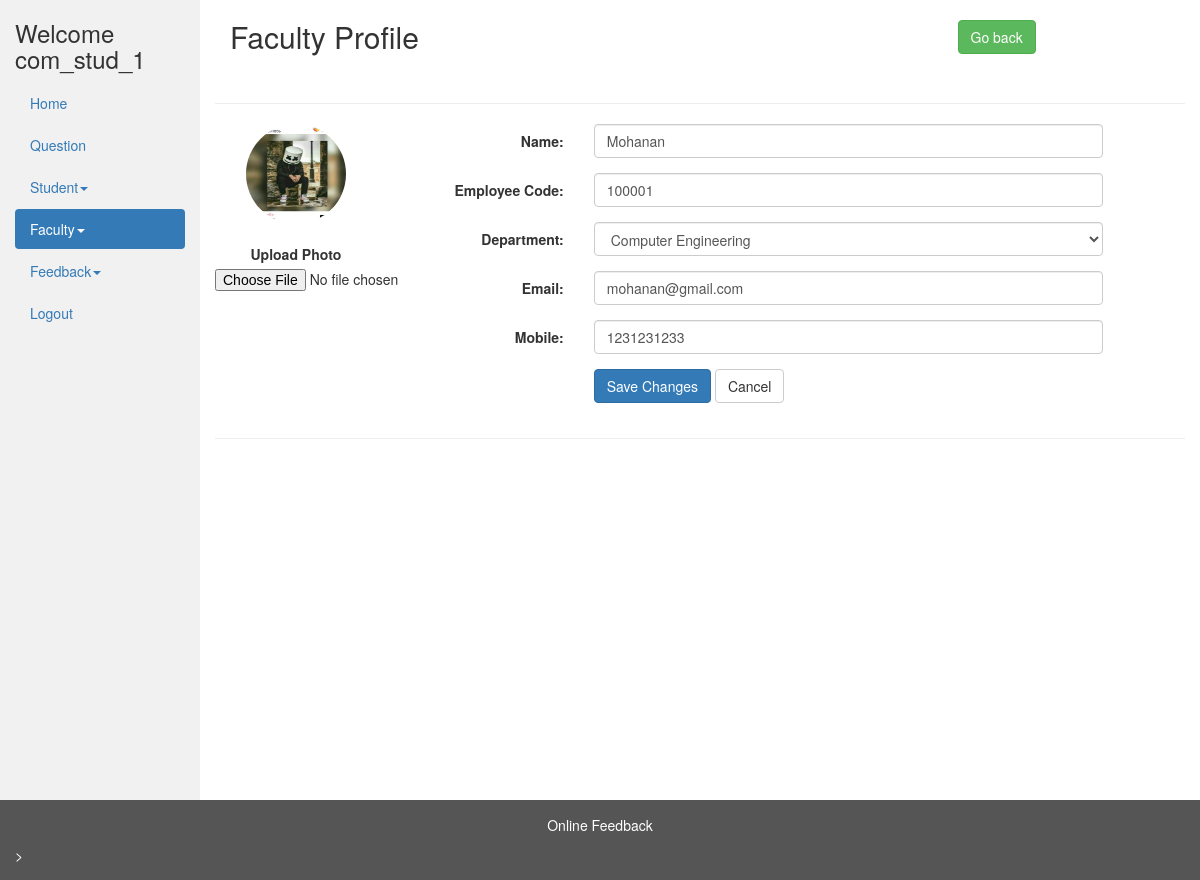
/admin/view_faculty_profile.php?faculty_id=1 (signed in), run on the app's committed database.
### tables this page shows
CREATE TABLE IF NOT EXISTS `faculty` (
  `id` int(11) NOT NULL AUTO_INCREMENT,
  `name` varchar(30) NOT NULL,
  `emp_code` int(10) NOT NULL,
  `department_id` int(11) NOT NULL,
  `email` varchar(255) NOT NULL,
  `mobile` bigint(20) NOT NULL,
  `image` varchar(500) NOT NULL DEFAULT '../img/no_image.jpg',
  PRIMARY KEY (`id`),
  UNIQUE KEY `emp_code` (`emp_code`)
);

CREATE TABLE IF NOT EXISTS `department` (
  `id` int(11) NOT NULL,
  `name` varchar(250) NOT NULL,
  PRIMARY KEY (`id`)
);

### admin/view_faculty_profile.php (the view, shortened to what this page needs)
<?php
include_once '../database/dbconfig.php';
$faculty_id = $_GET['faculty_id'];
$sql = "SELECT * FROM `faculty` WHERE `id` = " . $faculty_id;
$result_query = mysqli_query($conn, $sql);
$row = mysqli_fetch_array($result_query);
$name = $row['name'];
$department_id = $row['department_id'];
$emp_code = $row['emp_code'];
$email = $row['email'];
$mobile = $row['mobile'];
$image = $row['image'];
?>
    <!DOCTYPE html>
    <html lang="en">
    <head>
        <link rel="stylesheet" href="../css/bootstrap-3.4.1.min.css">
    </head>
    <body>
        <div class="container-fluid">
            <div class="row content">
                <div class="col-sm-2 sidenav">
                    <h3>Welcome
                        <?php echo ($_SESSION['login_user']); ?>
                    </h3>
                    <ul class="nav nav-pills nav-stacked">
                        <li><a href="admin_dashboard.php">Home</a></li>
                        <li><a href="view_questions.php">Question</a></li>
                        <li>
                            <a href="#stud_sub-menu" data-toggle="collapse" data-parent="#main-menu">Student<span class="caret"></span></a>
                        </li>
                        <li class="active">
                            <a href="#fac_sub-menu" data-toggle="collapse" data-parent="#main-menu">Faculty<span class="caret"></span></a>
                        </li>
                        <li>
                            <a href="#feedsub-menu" data-toggle="collapse" data-parent="#main-menu">Feedback<span class="caret"></span></a>
                        </li>
                        <li><a href="../logout.php">Logout</a></li>
                    </ul><br>
                </div>
                <div class="col-sm-10">
                    <div class="container-fluid">
                        <div class="row">
                            <div class="col-md-9">
                                <h2>Faculty Profile</h2>
                            </div><br />
                            <div class="col-md-3">
                                <a href="view_faculty.php" class="btn btn-success">Go back</a>
                            </div>
                        </div>
                    </div>
                    <br />
                    <hr>
                    <div class="row">
                      <div class="container-fluid">
                        <form class="form-horizontal" method="post" action="faculty_profile_update.php?faculty_id=<?php echo $faculty_id; ?>" enctype="multipart/form-data">
                            <div class="col-md-2">
                                <div class="text-center">
                                    <img src=<?php echo $image ?> class="avatar img-circle" alt="avatar" style="height: 100px; width: 100px;">
                                    <br />
                                    <br />
                                    <div class="form-group">
                                        <label>Upload Photo</label>
                                        <input type="file" name="image">
                                    </div>
                                </div>
                            </div>
                            <div class="col-md-10 personal-info">
                                    <div class="form-group">
                                        <label class="col-lg-3 control-label">Name:</label>
                                        <div class="col-lg-8">
                                            <input name="name" class="form-control" required="required" type="text" value="<?php echo $name ?>">
                                        </div>
                                    </div>
                                    <div class="form-group">
                                        <label class="col-md-3 control-label">Employee Code:</label>
                                        <div class="col-md-8">
                                            <input name="emp_code" class="form-control" required="required" minlength="6" maxlength="6" type="text" onkeypress="return isNumber(event)" value="<?php echo $emp_code ?>">
                                        </div>
                                    </div>
                                    <div class="form-group">
                                        <label class="col-lg-3 control-label">Department:</label>
                                        <div class="col-lg-8">
                                            <select name="department_id" class="form-control" required="required">
                                            <?php
                                              $sql = "select * from department";
                                              $result = mysqli_query($conn, $sql);
                                              while ($row = mysqli_fetch_array($result)) {
                                            ?>
                                                  <option <?php if($department_id == $row['id']) echo "selected"; ?> value="<?php echo $row['id'] ?>"><?php echo $row['name'] ?> </option>
                                                  <?php
                                              }
                                              ?>
                                  </select>
                              </div>
                          </div>
                          <div class="form-group">
                              <label class="col-lg-3 control-label">Email:</label>
                              <div class="col-lg-8">
                                  <input name="email" class="form-control" required="required" type="email" value="<?php echo $email ?>">
                              </div>
                          </div>
                          <div class="form-group">
                              <label class="col-lg-3 control-label">Mobile:</label>
                              <div class="col-lg-8">
                                  <input name="mobile" class="form-control" required="required" type="text" maxlength="10" onkeypress="return isNumber(event)" value="<?php echo $mobile; ?>">
                              </div>
                          </div>
                          <div class="form-group">
                              <label class="col-md-3 control-label"></label>
                              <div class="col-md-8">
                                  <input type="submit" class="btn btn-primary" value="Save Changes">
                                  <input type="reset" class="btn btn-default" value="Cancel">
                              </div>
                          </div>
                        </form>
                        </div>
                    </div>
                </div>
                <hr>
            </div>
        </div>
        <footer class="container-fluid">
            <center>
                <p>Online Feedback</p>
            </center>>
        </footer>
    </body>
    </html>

### admin/view_faculty_profile.php (style rules this page uses)
.row.content { height: 800px }
.sidenav { background-color: #f1f1f1; height: 100%; }
footer { background-color: #555; color: white; padding: 15px; }

### data on the page
faculty: image (picture), name "Mohanan", emp_code "100001", department_id "Computer Engineering", email "mohanan@gmail.com", mobile "1231231233"

### other printed values
$_SESSION['login_user'] "com_stud_1"
